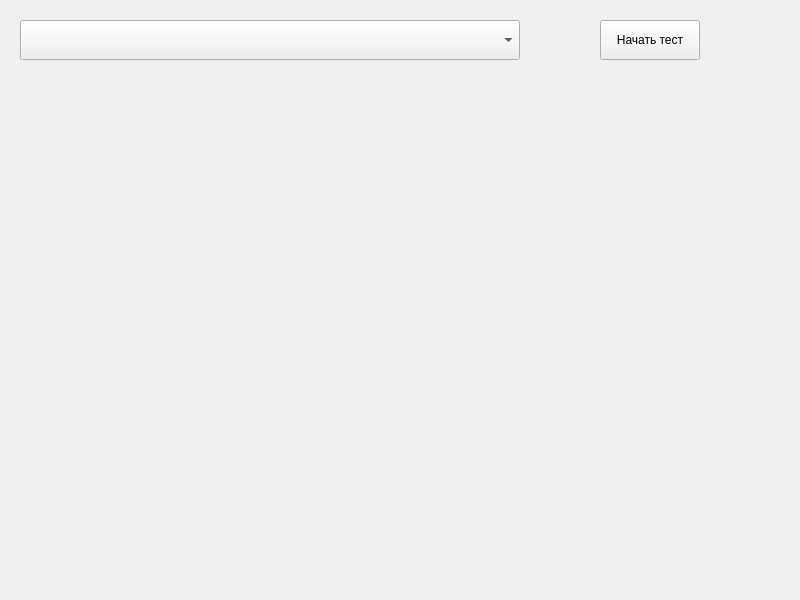
<?xml version="1.0" encoding="UTF-8"?>
<ui version="4.0">
 <class>MainMenuWidget</class>
 <widget class="QWidget" name="MainMenuWidget">
  <property name="geometry">
   <rect>
    <x>0</x>
    <y>0</y>
    <width>800</width>
    <height>600</height>
   </rect>
  </property>
  <property name="windowTitle">
   <string>Главное меню</string>
  </property>
  <widget class="QPushButton" name="StartTestBtn">
   <property name="geometry">
    <rect>
     <x>600</x>
     <y>20</y>
     <width>100</width>
     <height>40</height>
    </rect>
   </property>
   <property name="text">
    <string>Начать тест</string>
   </property>
  </widget>
  <widget class="QComboBox" name="ThemesComboBox">
   <property name="geometry">
    <rect>
     <x>20</x>
     <y>20</y>
     <width>500</width>
     <height>40</height>
    </rect>
   </property>
  </widget>
 </widget>
 <resources/>
 <connections/>
</ui>
